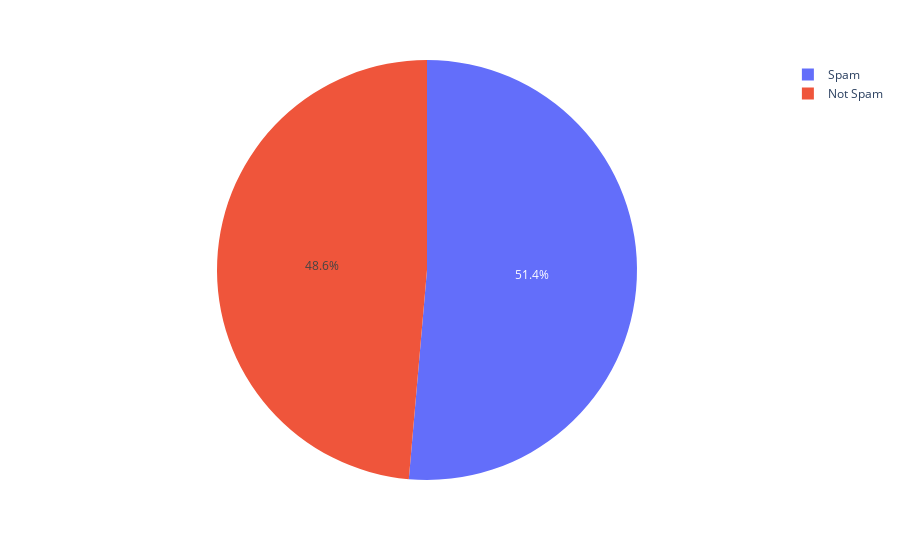

The notebook cell saved with this chart:
### Code cell
types = df["CLASS"].value_counts()
values = types.values 
names = types.index

fig = px.pie(df, values=values, names=names)
fig.show()

### Figure 1 — Plotly figure (JSON) as saved in the notebook; plotly's stock layout.template omitted (floating-point values rounded to 4 significant figures)
{"data": [{"domain": {"x": [0, 1], "y": [0, 1]}, "hovertemplate": "label=%{label}<br>value=%{value}<extra></extra>", "labels": ["Spam", "Not Spam"], "legendgroup": "", "name": "", "showlegend": true, "type": "pie", "values": [1005, 951]}], "layout": {"legend": {"tracegroupgap": 0}, "margin": {"t": 60}}}
